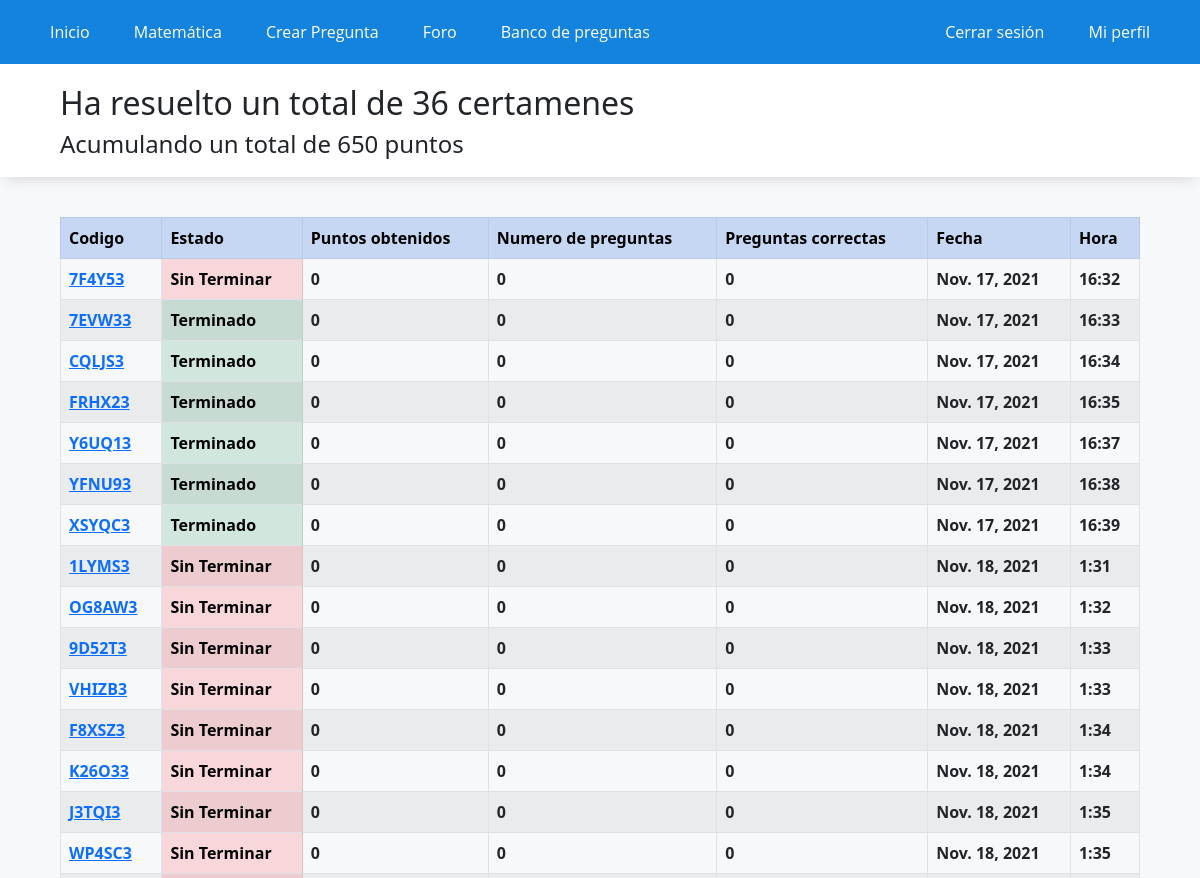
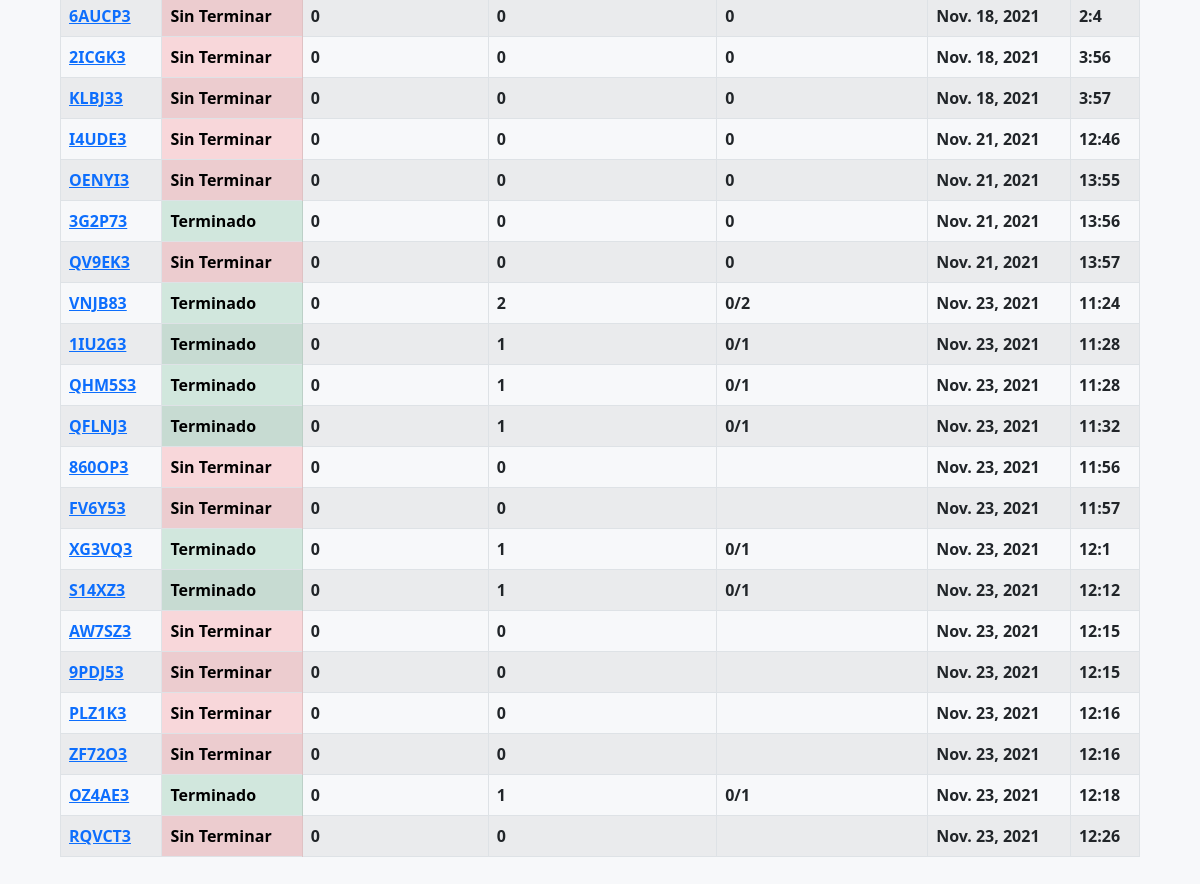
Page /historial/ (signed in) on the committed database (2 pictures, top to bottom).
### WebApp/models.py (models this page shows)
class historialCertamen(models.Model):
    id_usuario = models.IntegerField()
    id_preguntas = models.CharField(max_length=50)
    fecha = models.DateField(auto_now_add=True)
    hora = models.TimeField(auto_now_add=True)
    estado = models.BooleanField(default=False)
    id_certamen = models.CharField(max_length=20, default="")
    n_preguntas = models.IntegerField(default=0)
    n_correctas = models.CharField(max_length=20, default="")
    puntos = models.IntegerField(default=0)
    alternativa_marcadas = models.CharField(max_length=100, default="")

### WebApp/views.py (the view)
# urls.py: path('historial/',registro_certamenes, name="historial"),
def registro_certamenes(request):
    certamenes = historialCertamen.objects.filter(id_usuario=request.user.id)
    data= {
        'puntos': profile.objects.get(name_id=request.user.id).punctuation,
        'certamenes': certamenes,
        'n_certamenes': certamenes.count(),
    }
    return render(request,'app/registro_certamenes.html',data)

### WebApp/templates/app/registro_certamenes.html (shortened to what this page needs)
{% extends 'app/base.html' %}
{% load static %}
{% block contenido %}
<div class="titulo">
    <h2>Ha resuelto un total de {{n_certamenes}} certamenes</h2>
    <h4>Acumulando un total de {{puntos}} puntos</h4>
</div>
<div class="elContenedor">
    <table class="table table-striped table-bordered">
        <tr class="table-primary">
            <th>Codigo</th>
            <th>Estado</th>
            <th>Puntos obtenidos</th>
            <th>Numero de preguntas</th>
            <th>Preguntas correctas</th>
            <th>Fecha</th>
            <th>Hora</th>
        </tr>
        {% for certamen in certamenes %}
        <tr>
            <th><a href="/certamen/?id={{certamen.id_certamen}}">{{certamen.id_certamen}}</a></th>
            {% if certamen.estado %}
            <th class="table-success">Terminado</th>
            {% else %}
            <th class="table-danger">Sin Terminar</th>
            {% endif %}
            <th>{{certamen.puntos}}</th>
            <th>{{certamen.n_preguntas}}</th>
            <th>{{certamen.n_correctas}}</th>
            <th>{{certamen.fecha}}</th>
            <th>{{certamen.hora.hour}}:{{certamen.hora.minute}}</th>
        </tr>
        {% endfor %}
    </table>
</div>
{% endblock %}

### WebApp/static/app/css/styles.css (style rules this page uses)
* { margin: 0; padding: 0; -webkit-box-sizing: border-box; -moz-box-sizing: border-box; box-sizing: border-box; }
body { background: rgb(247,248,250); }
.titulo { box-shadow: 0px 10px 10px -6px rgb(222,223,225); background-color: white; padding-top: 20px; padding-bottom: 10px; padding-left: 5%; margin-bottom: 40px; width: 100%; }
.elContenedor { width: 90%; padding-top: 0px; margin:auto; }

### rows in the picture
historialCertamen: id_certamen "7F4Y53", estado "Sin Terminar", puntos "0", n_preguntas "0", n_correctas "0", fecha "Nov. 17, 2021", hora.hour "16", hora.minute "32"
historialCertamen: id_certamen "7EVW33", estado "Terminado", puntos "0", n_preguntas "0", n_correctas "0", fecha "Nov. 17, 2021", hora.hour "16", hora.minute "33"
historialCertamen: id_certamen "CQLJS3", estado "Terminado", puntos "0", n_preguntas "0", n_correctas "0", fecha "Nov. 17, 2021", hora.hour "16", hora.minute "34"
historialCertamen: id_certamen "FRHX23", estado "Terminado", puntos "0", n_preguntas "0", n_correctas "0", fecha "Nov. 17, 2021", hora.hour "16", hora.minute "35"
historialCertamen: id_certamen "Y6UQ13", estado "Terminado", puntos "0", n_preguntas "0", n_correctas "0", fecha "Nov. 17, 2021", hora.hour "16", hora.minute "37"
historialCertamen: id_certamen "YFNU93", estado "Terminado", puntos "0", n_preguntas "0", n_correctas "0", fecha "Nov. 17, 2021", hora.hour "16", hora.minute "38"
historialCertamen: id_certamen "XSYQC3", estado "Terminado", puntos "0", n_preguntas "0", n_correctas "0", fecha "Nov. 17, 2021", hora.hour "16", hora.minute "39"
historialCertamen: id_certamen "1LYMS3", estado "Sin Terminar", puntos "0", n_preguntas "0", n_correctas "0", fecha "Nov. 18, 2021", hora.hour "1", hora.minute "31"
historialCertamen: id_certamen "OG8AW3", estado "Sin Terminar", puntos "0", n_preguntas "0", n_correctas "0", fecha "Nov. 18, 2021", hora.hour "1", hora.minute "32"
historialCertamen: id_certamen "9D52T3", estado "Sin Terminar", puntos "0", n_preguntas "0", n_correctas "0", fecha "Nov. 18, 2021", hora.hour "1", hora.minute "33"
historialCertamen: id_certamen "VHIZB3", estado "Sin Terminar", puntos "0", n_preguntas "0", n_correctas "0", fecha "Nov. 18, 2021", hora.hour "1", hora.minute "33"
historialCertamen: id_certamen "F8XSZ3", estado "Sin Terminar", puntos "0", n_preguntas "0", n_correctas "0", fecha "Nov. 18, 2021", hora.hour "1", hora.minute "34"
historialCertamen: id_certamen "K26O33", estado "Sin Terminar", puntos "0", n_preguntas "0", n_correctas "0", fecha "Nov. 18, 2021", hora.hour "1", hora.minute "34"
historialCertamen: id_certamen "J3TQI3", estado "Sin Terminar", puntos "0", n_preguntas "0", n_correctas "0", fecha "Nov. 18, 2021", hora.hour "1", hora.minute "35"
historialCertamen: id_certamen "WP4SC3", estado "Sin Terminar", puntos "0", n_preguntas "0", n_correctas "0", fecha "Nov. 18, 2021", hora.hour "1", hora.minute "35"
historialCertamen: id_certamen "6AUCP3", estado "Sin Terminar", puntos "0", n_preguntas "0", n_correctas "0", fecha "Nov. 18, 2021", hora.hour "2", hora.minute "4"
historialCertamen: id_certamen "2ICGK3", estado "Sin Terminar", puntos "0", n_preguntas "0", n_correctas "0", fecha "Nov. 18, 2021", hora.hour "3", hora.minute "56"
historialCertamen: id_certamen "KLBJ33", estado "Sin Terminar", puntos "0", n_preguntas "0", n_correctas "0", fecha "Nov. 18, 2021", hora.hour "3", hora.minute "57"
historialCertamen: id_certamen "I4UDE3", estado "Sin Terminar", puntos "0", n_preguntas "0", n_correctas "0", fecha "Nov. 21, 2021", hora.hour "12", hora.minute "46"
historialCertamen: id_certamen "OENYI3", estado "Sin Terminar", puntos "0", n_preguntas "0", n_correctas "0", fecha "Nov. 21, 2021", hora.hour "13", hora.minute "55"
historialCertamen: id_certamen "3G2P73", estado "Terminado", puntos "0", n_preguntas "0", n_correctas "0", fecha "Nov. 21, 2021", hora.hour "13", hora.minute "56"
historialCertamen: id_certamen "QV9EK3", estado "Sin Terminar", puntos "0", n_preguntas "0", n_correctas "0", fecha "Nov. 21, 2021", hora.hour "13", hora.minute "57"
historialCertamen: id_certamen "VNJB83", estado "Terminado", puntos "0", n_preguntas "2", n_correctas "0/2", fecha "Nov. 23, 2021", hora.hour "11", hora.minute "24"
historialCertamen: id_certamen "1IU2G3", estado "Terminado", puntos "0", n_preguntas "1", n_correctas "0/1", fecha "Nov. 23, 2021", hora.hour "11", hora.minute "28"
historialCertamen: id_certamen "QHM5S3", estado "Terminado", puntos "0", n_preguntas "1", n_correctas "0/1", fecha "Nov. 23, 2021", hora.hour "11", hora.minute "28"
historialCertamen: id_certamen "QFLNJ3", estado "Terminado", puntos "0", n_preguntas "1", n_correctas "0/1", fecha "Nov. 23, 2021", hora.hour "11", hora.minute "32"
historialCertamen: id_certamen "860OP3", estado "Sin Terminar", puntos "0", n_preguntas "0", fecha "Nov. 23, 2021", hora.hour "11", hora.minute "56"
historialCertamen: id_certamen "FV6Y53", estado "Sin Terminar", puntos "0", n_preguntas "0", fecha "Nov. 23, 2021", hora.hour "11", hora.minute "57"
historialCertamen: id_certamen "XG3VQ3", estado "Terminado", puntos "0", n_preguntas "1", n_correctas "0/1", fecha "Nov. 23, 2021", hora.hour "12", hora.minute "1"
historialCertamen: id_certamen "S14XZ3", estado "Terminado", puntos "0", n_preguntas "1", n_correctas "0/1", fecha "Nov. 23, 2021", hora.hour "12", hora.minute "12"
historialCertamen: id_certamen "AW7SZ3", estado "Sin Terminar", puntos "0", n_preguntas "0", fecha "Nov. 23, 2021", hora.hour "12", hora.minute "15"
historialCertamen: id_certamen "9PDJ53", estado "Sin Terminar", puntos "0", n_preguntas "0", fecha "Nov. 23, 2021", hora.hour "12", hora.minute "15"
historialCertamen: id_certamen "PLZ1K3", estado "Sin Terminar", puntos "0", n_preguntas "0", fecha "Nov. 23, 2021", hora.hour "12", hora.minute "16"
historialCertamen: id_certamen "ZF72O3", estado "Sin Terminar", puntos "0", n_preguntas "0", fecha "Nov. 23, 2021", hora.hour "12", hora.minute "16"
historialCertamen: id_certamen "OZ4AE3", estado "Terminado", puntos "0", n_preguntas "1", n_correctas "0/1", fecha "Nov. 23, 2021", hora.hour "12", hora.minute "18"
historialCertamen: id_certamen "RQVCT3", estado "Sin Terminar", puntos "0", n_preguntas "0", fecha "Nov. 23, 2021", hora.hour "12", hora.minute "26"

### other values in the picture
{{ n_certamenes }} "36"
{{ puntos }} "650"
